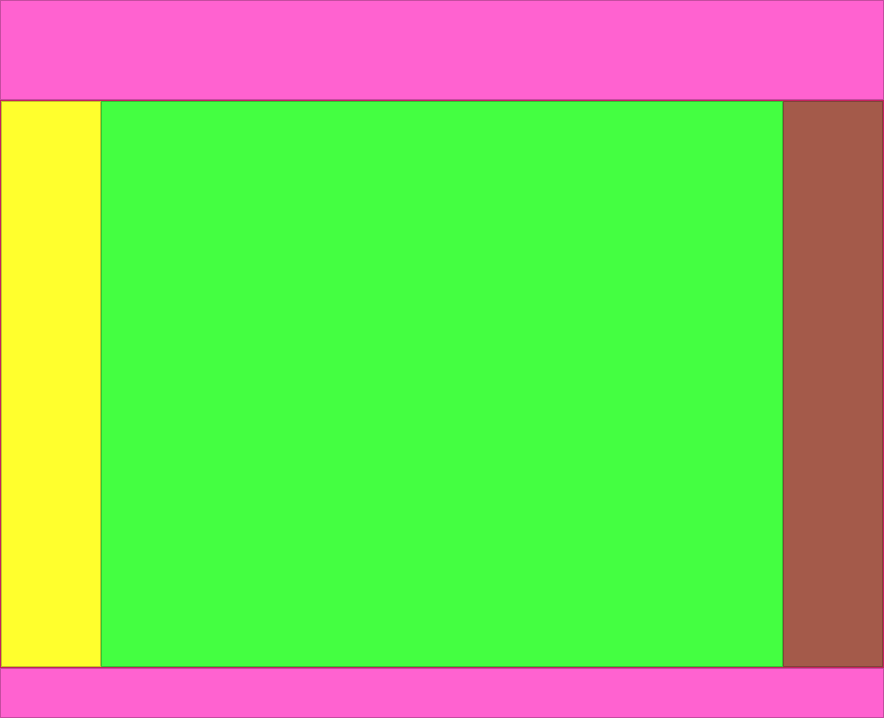
<?xml version="1.0" encoding="UTF-8"?>
<ui version="4.0">
 <class>MainWindow</class>
 <widget class="QMainWindow" name="MainWindow">
  <property name="geometry">
   <rect>
    <x>0</x>
    <y>0</y>
    <width>884</width>
    <height>718</height>
   </rect>
  </property>
  <property name="windowTitle">
   <string>MainWindow</string>
  </property>
  <widget class="QWidget" name="centralwidget">
   <layout class="QVBoxLayout" name="verticalLayout">
    <property name="spacing">
     <number>0</number>
    </property>
    <property name="leftMargin">
     <number>0</number>
    </property>
    <property name="topMargin">
     <number>0</number>
    </property>
    <property name="rightMargin">
     <number>0</number>
    </property>
    <property name="bottomMargin">
     <number>0</number>
    </property>
    <item>
     <widget class="QFrame" name="main_header">
      <property name="maximumSize">
       <size>
        <width>16777215</width>
        <height>100</height>
       </size>
      </property>
      <property name="styleSheet">
       <string notr="true">background-color: rgb(255, 98, 208);</string>
      </property>
      <property name="frameShape">
       <enum>QFrame::StyledPanel</enum>
      </property>
      <property name="frameShadow">
       <enum>QFrame::Raised</enum>
      </property>
     </widget>
    </item>
    <item>
     <widget class="QFrame" name="main_body">
      <property name="enabled">
       <bool>true</bool>
      </property>
      <property name="styleSheet">
       <string notr="true">background-color: rgb(255, 42, 125);</string>
      </property>
      <property name="frameShape">
       <enum>QFrame::StyledPanel</enum>
      </property>
      <property name="frameShadow">
       <enum>QFrame::Raised</enum>
      </property>
      <layout class="QHBoxLayout" name="horizontalLayout">
       <property name="spacing">
        <number>0</number>
       </property>
       <property name="leftMargin">
        <number>0</number>
       </property>
       <property name="topMargin">
        <number>0</number>
       </property>
       <property name="rightMargin">
        <number>0</number>
       </property>
       <property name="bottomMargin">
        <number>0</number>
       </property>
       <item>
        <widget class="QFrame" name="left_side_mennu">
         <property name="maximumSize">
          <size>
           <width>100</width>
           <height>16777215</height>
          </size>
         </property>
         <property name="styleSheet">
          <string notr="true">background-color: rgb(255, 255, 45);</string>
         </property>
         <property name="frameShape">
          <enum>QFrame::StyledPanel</enum>
         </property>
         <property name="frameShadow">
          <enum>QFrame::Raised</enum>
         </property>
        </widget>
       </item>
       <item>
        <widget class="QFrame" name="center_main_item">
         <property name="styleSheet">
          <string notr="true">background-color: rgb(68, 255, 65);</string>
         </property>
         <property name="frameShape">
          <enum>QFrame::StyledPanel</enum>
         </property>
         <property name="frameShadow">
          <enum>QFrame::Raised</enum>
         </property>
        </widget>
       </item>
       <item>
        <widget class="QFrame" name="right_side_menu">
         <property name="maximumSize">
          <size>
           <width>100</width>
           <height>16777215</height>
          </size>
         </property>
         <property name="styleSheet">
          <string notr="true">background-color: rgb(164, 90, 74);</string>
         </property>
         <property name="frameShape">
          <enum>QFrame::StyledPanel</enum>
         </property>
         <property name="frameShadow">
          <enum>QFrame::Raised</enum>
         </property>
        </widget>
       </item>
      </layout>
     </widget>
    </item>
    <item>
     <widget class="QFrame" name="main_footer">
      <property name="maximumSize">
       <size>
        <width>16777215</width>
        <height>50</height>
       </size>
      </property>
      <property name="styleSheet">
       <string notr="true">background-color: rgb(255, 98, 208);</string>
      </property>
      <property name="frameShape">
       <enum>QFrame::StyledPanel</enum>
      </property>
      <property name="frameShadow">
       <enum>QFrame::Raised</enum>
      </property>
     </widget>
    </item>
   </layout>
  </widget>
 </widget>
 <resources/>
 <connections/>
</ui>
